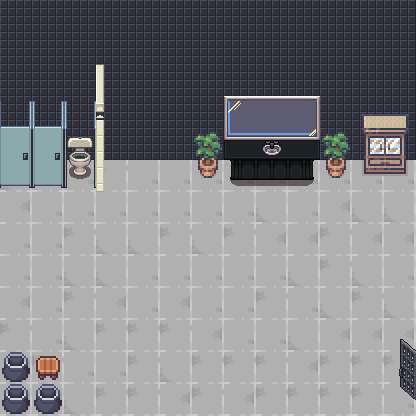

Below is a game level as drawn by its tile map, then a one-line description and the .tmx file that defines it, in full:
An orthogonal 13x13 tile map with 32x32 px tiles, 5 tile layers (wallLayer, floorLayer, objectLayer, freeLayer, ...), 9 tilesets and 2 objects (start, end).

<map version="1.9" tiledversion="1.9.2" orientation="orthogonal" renderorder="right-down" width="13" height="13" tilewidth="32" tileheight="32" infinite="0" nextlayerid="7" nextobjectid="4">
 <editorsettings>
  <export target="toiletRoom.tmj" format="json" />
 </editorsettings>
 <tileset firstgid="1" name="atlas_32x" tilewidth="32" tileheight="32" tilecount="768" columns="48">
  <image source="atlas_32x.png" width="1536" height="512" />
 </tileset>
 <tileset firstgid="769" name="Basement_32x32" tilewidth="32" tileheight="32" tilecount="800" columns="16">
  <image source="Basement_32x32.png" width="512" height="1600" />
 </tileset>
 <tileset firstgid="1569" name="defimon3" tilewidth="32" tileheight="32" tilecount="848" columns="16">
  <image source="defimon3.png" width="512" height="1696" />
 </tileset>
 <tileset firstgid="2417" name="doors" tilewidth="32" tileheight="32" tilecount="204" columns="12">
  <image source="doors.png" width="384" height="544" />
 </tileset>
 <tileset firstgid="2621" name="LivingRoom_32x32" tilewidth="32" tileheight="32" tilecount="720" columns="16">
  <image source="LivingRoom_32x32.png" width="512" height="1440" />
 </tileset>
 <tileset firstgid="3341" name="misc_atlas" tilewidth="32" tileheight="32" tilecount="1024" columns="32">
  <image source="misc_atlas.png" width="1024" height="1024" />
 </tileset>
 <tileset firstgid="4365" name="Music_and_sport_32x32" tilewidth="32" tileheight="32" tilecount="768" columns="16">
  <image source="Music_and_sport_32x32.png" width="512" height="1536" />
 </tileset>
 <tileset firstgid="5133" name="toilets" tilewidth="32" tileheight="32" tilecount="99" columns="9">
  <image source="toilets.png" width="288" height="352" />
 </tileset>
 <tileset firstgid="5232" name="collectibles_32x32" tilewidth="32" tileheight="32" tilecount="16" columns="4">
  <image source="collectibles_32x32.png" width="128" height="128" />
 </tileset>
 <layer id="1" name="wallLayer" width="13" height="13">
  <data encoding="csv">
5169,5169,5169,5169,5169,5169,5169,5169,5169,5169,5169,5169,5169,
5169,5169,5169,5169,5169,5169,5169,5169,5169,5169,5169,5169,5169,
5169,5169,5169,5169,5169,5169,5169,5169,5169,5169,5169,5169,5169,
5169,5169,5169,5169,5169,5169,5169,5169,5169,5169,5169,5169,5169,
5169,5169,5169,5169,5169,5169,5169,5169,5169,5169,5169,5169,5169,
0,0,0,0,0,0,0,0,0,0,0,0,0,
0,0,0,0,0,0,0,0,0,0,0,0,0,
0,0,0,0,0,0,0,0,0,0,0,0,0,
0,0,0,0,0,0,0,0,0,0,0,0,0,
0,0,0,0,0,0,0,0,0,0,0,0,0,
0,0,0,0,0,0,0,0,0,0,0,0,0,
0,0,0,0,0,0,0,0,0,0,0,0,0,
0,0,0,0,0,0,0,0,0,0,0,0,0
</data>
 </layer>
 <layer id="2" name="floorLayer" width="13" height="13">
  <data encoding="csv">
0,0,0,0,0,0,0,0,0,0,0,0,0,
0,0,0,0,0,0,0,0,0,0,0,0,0,
0,0,0,0,0,0,0,0,0,0,0,0,0,
0,0,0,0,0,0,0,0,0,0,0,0,0,
0,0,0,0,0,0,0,0,0,0,0,0,0,
1647,1646,1646,1662,1646,1646,1646,1646,1646,1646,1646,1646,1646,
1663,1646,1646,1646,1646,1646,1646,1646,1647,1646,1663,1647,1647,
1646,1646,1662,1647,1647,1662,1647,1662,1663,1663,1662,1663,1663,
1646,1646,1647,1647,1646,1646,1646,1646,1646,1647,1662,1647,1646,
1663,1646,1662,1663,1646,1663,1646,1646,1662,1646,1647,1662,1647,
1662,1646,1647,1662,1662,1662,1663,1646,1646,1647,1663,1663,1663,
1663,1662,1646,1646,1662,1647,1662,1662,1662,1663,1662,1662,1662,
1663,1663,1647,1662,1662,1663,1662,1663,1662,1662,1662,1662,1646
</data>
 </layer>
 <layer id="3" name="objectLayer" width="13" height="13">
  <data encoding="csv">
0,0,0,0,0,0,0,0,0,0,0,0,0,
0,0,0,0,0,0,0,0,0,0,0,0,0,
0,0,0,5174,0,0,0,0,0,0,0,0,0,
5207,5208,5209,5183,0,0,0,5178,5179,5180,0,2923,2924,
5216,5217,5218,5192,0,0,2953,5187,5188,5189,2953,2939,2940,
0,0,0,0,0,0,0,0,0,0,0,0,0,
0,0,0,0,0,0,0,0,0,0,0,0,0,
0,0,0,0,0,0,0,0,0,0,0,0,0,
0,0,0,0,0,0,0,0,0,0,0,0,0,
0,0,0,0,0,0,0,0,0,0,0,0,0,
0,0,0,0,0,0,0,0,0,0,0,0,0,
630,346,0,0,0,0,0,0,0,0,0,0,0,
630,630,0,0,0,0,0,0,0,0,0,0,0
</data>
 </layer>
 <layer id="6" name="freeLayer" width="13" height="13">
  <data encoding="csv">
0,0,0,0,0,0,0,0,0,0,0,0,0,
0,0,0,0,0,0,0,0,0,0,0,0,0,
0,0,0,0,0,0,0,0,0,0,0,0,0,
0,0,0,0,0,0,0,0,0,0,0,0,0,
0,0,0,0,0,0,0,0,0,0,0,0,0,
5225,5226,5227,5201,0,0,2969,5196,5197,5198,2969,2955,2956,
0,0,0,0,0,0,0,0,0,0,0,0,0,
0,0,0,0,0,0,0,0,0,0,0,0,0,
0,0,0,0,0,0,0,0,0,0,0,0,0,
0,0,0,0,0,0,0,0,0,0,0,0,0,
0,0,0,0,0,0,0,0,0,0,0,0,2147486106,
0,0,0,0,0,0,0,0,0,0,0,0,2147486118,
0,0,0,0,0,0,0,0,0,0,0,0,2147486130
</data>
 </layer>
 <layer id="4" name="objectLayer2" width="13" height="13">
  <data encoding="csv">
0,0,0,0,0,0,0,0,0,0,0,0,0,
0,0,0,0,0,0,0,0,0,0,0,0,0,
0,0,0,0,0,0,0,0,0,0,0,0,0,
0,0,0,0,0,0,0,0,0,0,0,0,0,
0,0,0,0,0,0,0,0,5171,0,0,0,0,
0,0,0,0,0,0,0,0,0,0,0,0,0,
0,0,0,0,0,0,0,0,0,0,0,0,0,
0,0,0,0,0,0,0,0,0,0,0,0,0,
0,0,0,0,0,0,0,0,0,0,0,0,0,
0,0,0,0,0,0,0,0,0,0,0,0,0,
0,0,0,0,0,0,0,0,0,0,0,0,0,
0,0,0,0,0,0,0,0,0,0,0,0,0,
0,0,0,0,0,0,0,0,0,0,0,0,0
</data>
 </layer>
 <objectgroup id="5" name="summonLayer">
  <object id="1" name="start" x="388" y="375">
   <point />
  </object>
  <object id="2" name="end" x="274" y="136">
   <point />
  </object>
 </objectgroup>
</map>
